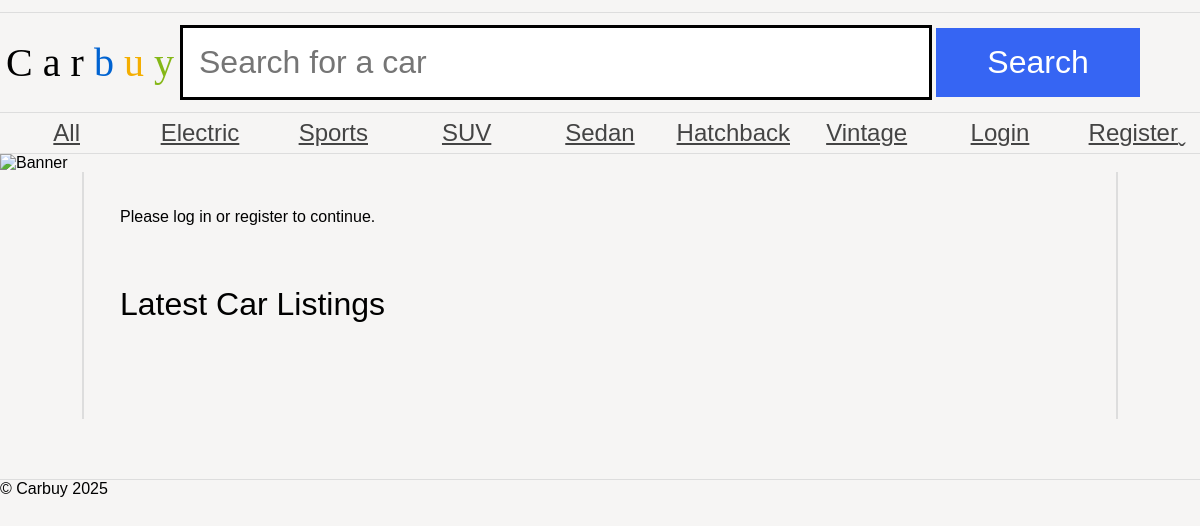
The page / on the database its author committed.
### tables this page shows
CREATE TABLE category (
    id INT AUTO_INCREMENT PRIMARY KEY,
    name VARCHAR(100) NOT NULL
);

### index.php (the view, shortened to what this page needs)
<?php
require 'databaseconnection.php';
$i_l_ = isset($_SESSION['user_id']);
$u_s_n = $i_l_ ? $_SESSION['user_name'] : '';
$s_t_t = isset($_GET['search']) ? $_GET['search'] : '';
try {
    $c_t_y_s = $pdo->query("SELECT name FROM category");
    $ct_g_es = $c_t_y_s->fetchAll(PDO::FETCH_ASSOC);
} catch (PDOException $e) {
    $a_ns = [];
    $ct_g_es = [];
}
?>
<!DOCTYPE html>
<html>
<head>
    <link rel="stylesheet" href="carbuy.css" />
</head>
<body>
<header>
    <h1>
        <span class="C">C</span>
        <span class="a">a</span>
        <span class="r">r</span>
        <span class="b">b</span>
        <span class="u">u</span>
        <span class="y">y</span>
    </h1>
    <form action="#" method="GET">
        <input type="text" name="search" value="<?php echo ($s_t_t); ?>" placeholder="Search for a car" />
        <input type="submit" name="submit" value="Search" />
    </form>
</header>
<nav>
    <ul>
        <li><a href="?category=all">All</a></li>
        <?php foreach ($ct_g_es as $cat): ?>
            <li><a href="?category=<?php echo urlencode($cat['name']); ?>"><?php echo ($cat['name']); ?></a></li>
        <?php endforeach; ?>
        <?php if ($i_l_): ?>
            <li><a href="addAuction.php">Add Auction</a></li>
            <li><a href="logout.php">Logout</a></li>
        <?php else: ?>
            <li><a href="login.php">Login</a></li>
            <li><a href="register.php">Register</a></li>
        <?php endif; ?>
    </ul>
</nav>
<img src="banners/1.jpg" alt="Banner" />
<main>
    <p><?php echo $i_l_ ? "Hello, $u_s_n! You are logged in." : "Please log in or register to continue."; ?></p>
    <h1>Latest Car Listings</h1>
</main>
<footer>
    &copy; Carbuy <?php echo date('Y'); ?>
</footer>
</body>
</html>

### carbuy.css (style rules this page uses)
* { margin: 0; padding: 0; }
body { font-family: "Oxygen-Regular", sans-serif; background-color: #f6f5f4; max-width: 100vw; overflow-x: hidden; }
h1, h2, h3, h4 { font-weight: normal; }
a, a:visited { color: #444; }
header { margin-top: 1vw; font-family: "Univers-Light-Normal"; display: grid; grid-template-columns: 15% 85%; align-items: center; padding-top: 1vw; padding-bottom: 1vw; border-top: 1px solid #ddd; border-bottom: 1px solid #ddd; }
header h1 { text-align: center; font-size: 2.5em; }
form { display: block; }
header form input[type="text"] { border: 3px solid black; font-size: 2em; padding: 0.5em; width: 70%; }
body > img { width: 100vw; }
header form input[type="submit"] { background-color: #3665f3; color: white; width: 20%; font-size: 2em; padding: 0.5em; cursor: pointer; border: 0; }
header .b { color: #0063d1; }
header .u { color: #f4ae01; }
header .y { color: #85b716; }
body > nav { border-bottom: 1px solid #ddd; }
body > nav ul li:last-child a:after { content: "ˬ"; position: absolute; }
body > nav ul { display: flex; width: 100vw; list-style-type: none; }
body > nav ul li { flex: 1; }
body > nav ul li a { display: block; text-align: center; padding-top: 0.5vw; padding-bottom: 0.5vw; font-size: 1.5em; }
main { padding: 3vw; display: block; overflow: hidden; width: 80vw; margin: auto; border-left: 2px solid #ddd; border-right: 2px solid #ddd; }
main h1 { margin-top: 5vw; margin-bottom: 5vw; }
footer { margin-top: 5vw; border-top: 1px solid #ddd; }

### rows shown on the page
category: name "Electric"
category: name "Sports"
category: name "SUV"
category: name "Sedan"
category: name "Hatchback"
category: name "Vintage"
